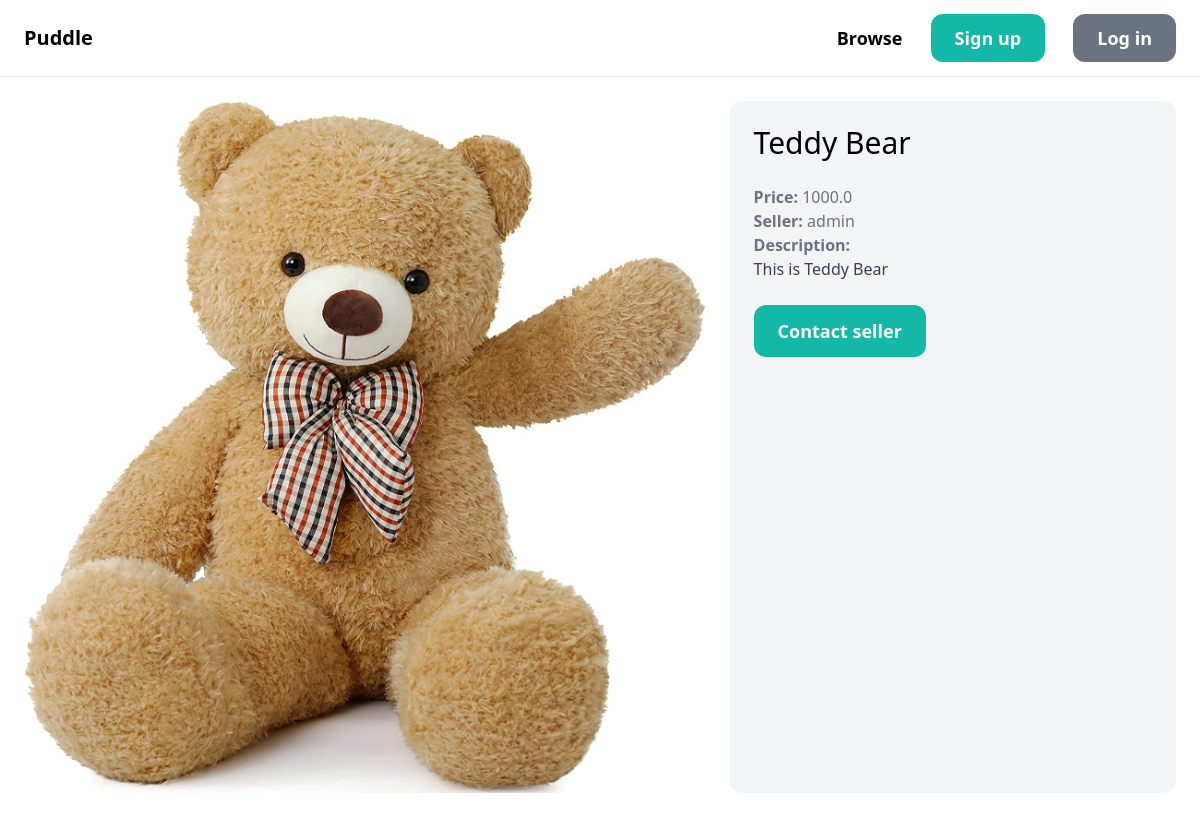
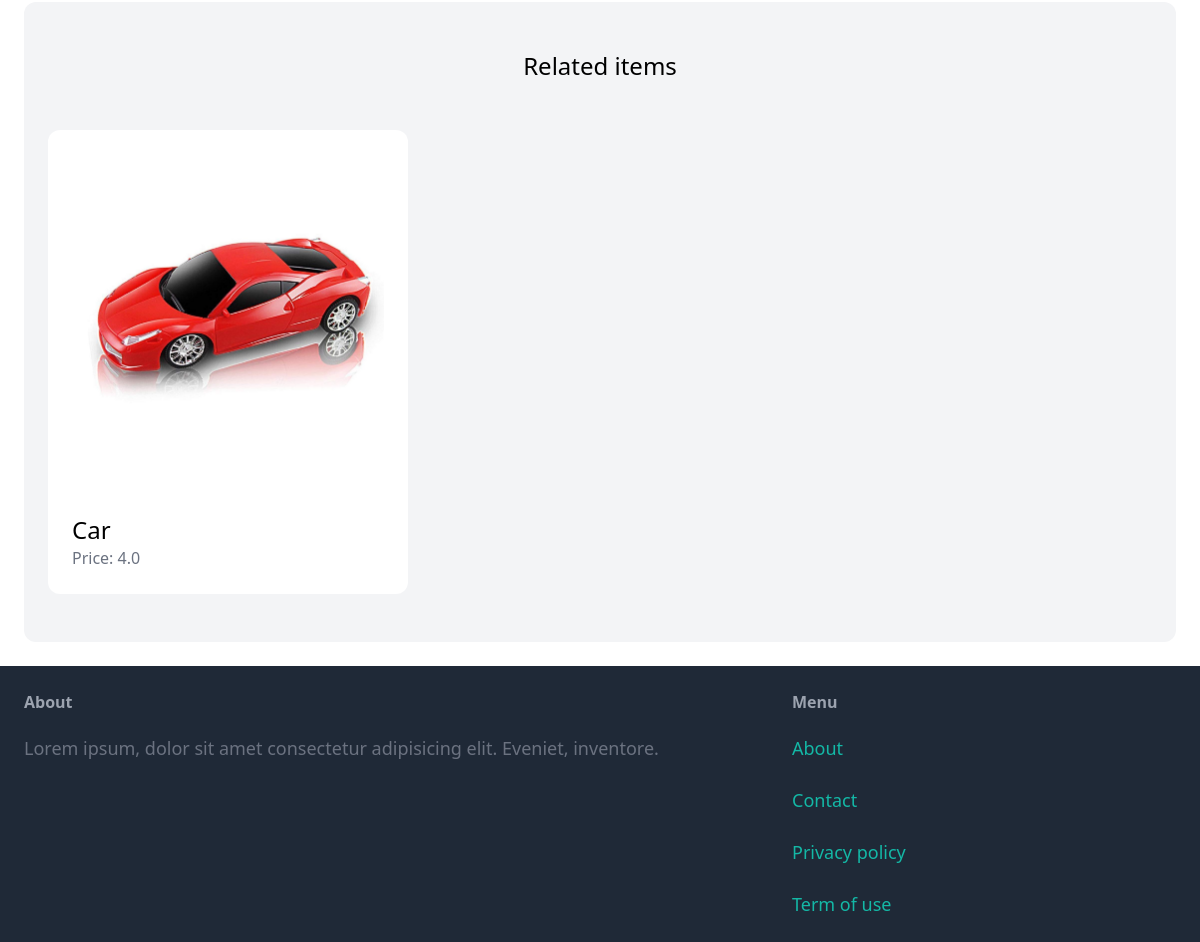
Page /items/1 on the committed database (2 pictures, top to bottom).
### item/models.py (models this page shows, shortened)
class Item(models.Model):
    category = models.ForeignKey(Category, related_name='items', on_delete=models.CASCADE)
    name = models.CharField(max_length=255)
    description = models.TextField(blank=True , null=True)
    price = models.FloatField()
    image= models.ImageField(upload_to='item_images',blank=True,null=True)
    is_sold = models.BooleanField(default=False)
    created_by = models.ForeignKey(User,related_name='items', on_delete= models.CASCADE)
    created_at = models.DateTimeField(auto_now_add=True)

### item/views.py (the view)
# urls.py: path('<int:pk>',views.detail,name='details'),
def detail(request,pk):
    item = get_object_or_404(Item, pk=pk)
    related_items = Item.objects.filter(category=item.category, is_sold=False).exclude(pk=pk)[0:3]
    return render(request,'item/detail.html', context={'item':item,
    'related_items':related_items})

### item/templates/item/detail.html (shortened to what this page needs)
{% extends 'core/base.html' %}
{% block content %}
<div class="grid grid-cols-5 gap-6">
  <div class="col-span-3">
    <img src="{{item.image.url}}" alt="" class="rounded-xl" />
  </div>
  <div class="col-span-2 p-6 bg-gray-100 rounded-xl">
    <h1 class="mb-6 text-3xl">{{item.name}}</h1>
    <p class="text-gray-500"><strong>Price:</strong> {{item.price}}</p>
    <p class="text-gray-500">
      <strong>Seller:</strong> {{item.created_by.username}}
    </p>
    {% if item.description %}
    <p class="text-gray-700">
      <strong class="text-gray-500">Description: </strong><br />
      {{item.description}}
    </p>
    {% endif %}
    {% if request.user == item.created_by %}
    <div class="mt-6 p-6 bg-white rounded-xl">
      <p>This is your item</p>
      <a
        href="{% url 'item:edit' item.id  %}"
        class="inline-block mt-6 px-6 py-3 text-lg font-semibold bg-teal-500 text-white rounded-xl"
        >Edit</a
      >
      <a
        href="{% url 'item:delete' item.id  %}"
        class="inline-block mt-6 px-6 py-3 text-lg font-semibold bg-red-500 text-white rounded-xl"
        >Delete</a
      >
    </div>
    {% else %}
    <a
      href="{% url 'conversation:new' item.id %}"
      class="inline-block mt-6 px-6 py-3 text-lg font-semibold bg-teal-500 text-white rounded-xl hover:bg-teal-700"
      >Contact seller</a
    >
    {% endif %}
  </div>
</div>
<div class="mt-6 px-6 py-12 bg-gray-100 rounded-xl">
  <h2 class="mb-12 text-2xl text-center">Related items</h2>
  <div class="grid grid-cols-3 gap-3">
    {% for item in related_items %}
    <a href="{% url 'item:details'  item.id%}"
      ><div class="p-6 bg-white rounded-t-xl">
        <img src="{{item.image.url}}" alt="" class="rounded-t-xl" />
      </div>
      <div class="p-6 bg-white rounded-b-xl">
        <h2 class="text-2xl">{{item.name}}</h2>
        <p class="text-gray-500">Price: {{item.price}}</p>
      </div>
    </a>
    {% endfor %}
  </div>
</div>
{% endblock %}

### rows in the picture
Item: image (picture), name "Teddy Bear", price "1000.0", created_by.username "admin", description "This is Teddy Bear"
Item: image (picture), name "Car", price "4.0"
